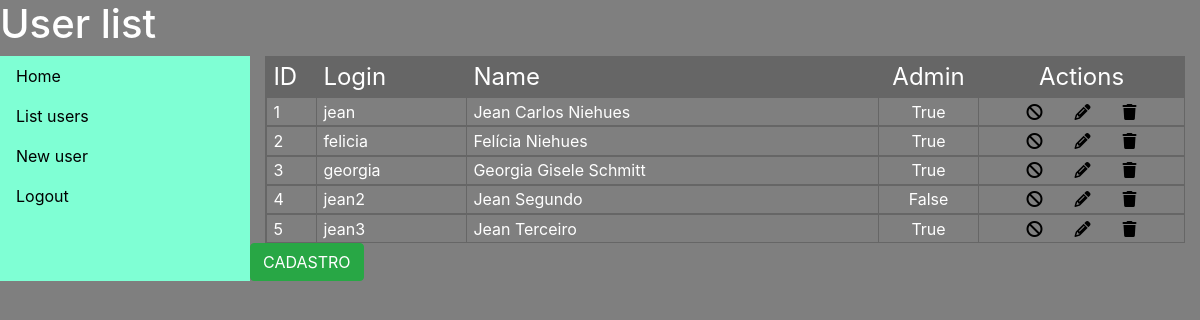
The app's page /users/, older data.
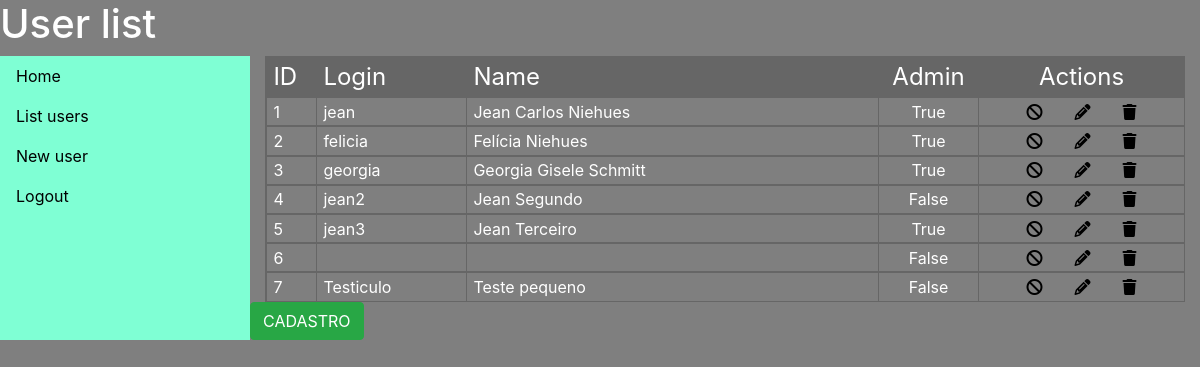
The same page, newer data.
### models/calendar_model.py (models this page shows)
class User(SQLModel, table=True):
    id: Optional[int] = Field(default=None, primary_key=True, nullable=False)
    user_name: str = Field(index=True)
    name: str = Field(index=True)
    admin: bool = Field(nullable=True)
    password: str = Field(nullable=False)
    events: List["Event"] = Relationship(back_populates="users")

### views/user.py (the view, shortened to what this page needs)
@app.route('/users/', methods=['GET', 'POST'])
def user():
    if request.method == 'GET':
        users_list = listUsers()
        print(users_list)
        return render_template('list_users.html', title = 'User list', users_list=users_list)

### controller/users_controller.py (called while the page is built)
def listUsers(id=None, user_name=None):
    with Session(engine) as session:
        if id is not None or user_name is not None:
            statement = select(User).where(User.id == id).options(selectinload(User.events))
            user = session.exec(statement)
            return user.first()
        else:
            statement = select(User).options(selectinload(User.events))
            user = session.exec(statement)
            return user.all()

### templates/list_users.html (shortened to what this page needs)
{% extends "template.html" %}
{% block content %}
<body>
    <div class="container listapessoas">
        <ul class="heading">
            <li>ID</li>
            <li>Login</li>
            <li>Name</li>
            <li class="flex-justify-center">Admin</li>
            <li class="flex-justify-center">Actions</li>
        </ul>
        {% for user in users_list %}
        <ul>
            <li>{{ user.id }}</li>
            <li>{{ user.user_name }}</li>
            <li>{{ user.name }}</li>
            <li class="flex-justify-center">{{ user.admin }}</li>
            <li class="actions flex-justify-center"><a href="#"><i class="fa-solid fa-ban"></i></a><a href="#"><i class="fa-solid fa-pencil"></i></a><a href="#"><i class="fa-solid fa-trash"></i></a></li>
        </ul>
            {% endfor %}
    </div>
    <a href="/new_user" class="btn btn-success">CADASTRO</a>
</body>
{% endblock content %}

### templates/template.html (shortened to what this page needs)
<!DOCTYPE html>
<html lang="pt-BR">
<head>
    <link rel="stylesheet" href="https://stackpath.bootstrapcdn.com/bootstrap/4.1.3/css/bootstrap.min.css">
    <link rel="stylesheet" href="/../static/style.css">
</head>
<header>
  {% block title %} <h1 class="title">{{ title }}</h1> {% endblock title %}
</header>
<div class="content__wrapper">
  <div class="navigation">
  <nav>
    <ul class="menu nav-pills">
      <li class="nav-item">
        <a class="nav-link" href="/">Home</a>
      </li>
      <li class="nav-item">
        <a class="nav-link" href="/users">List users</a>
      </li>
      <li class="nav-item">
        <a class="nav-link" href="/users/new_user">New user</a>
      </li>
      <li class="nav-item">
        <a class="nav-link" href="/logout">Logout</a>
      </li>
    </ul>
  </nav>
  </div>
  <div class="content">
  {% block content %}{% endblock content %}
  </div>
</div>
</html>

### static/style.css (style rules this page uses)
body { background-color: rgba(0, 0, 0, .5); color: white; }
.content__wrapper { display: grid; grid-template-columns: minmax(180px, 250px) 2fr; }
.content__wrapper .navigation { display: flex; flex-direction: column; background-color: aquamarine; }
.content__wrapper .navigation ul { padding-left: 0px; }
ul li { list-style-type:none; }
a { color: black; }
.flex-justify-center { justify-content: center; }
.listapessoas ul { display: grid; grid-template-columns: minmax(30px, 50px) minmax(30px, 150px) 2fr 100px 1fr; padding-left: 0px; border: 1px solid #666; margin: 0px; }
.listapessoas .heading { font-size: 1.5rem; color: white; background-color: #666; }
.listapessoas ul .actions > a { padding: 0px 1rem; }
.listapessoas ul li { display: inline-flex; border-left: 1px solid #666; padding: .1rem .4rem; }

Row changes from the older to the newer data that the page shows:
added User: id "6", admin "False"
added User: id "7", user_name "Testiculo", name "Teste pequeno", admin "False"
